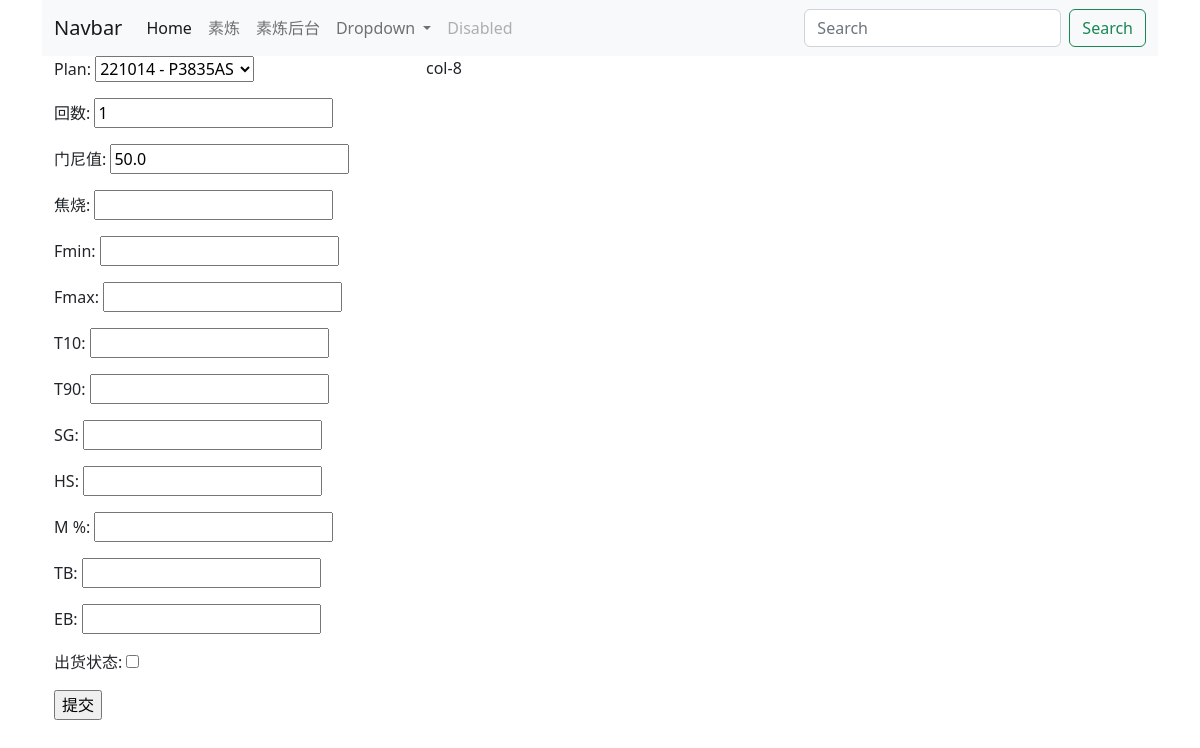
Page /mixb/test/3/1/ on the earlier database version.
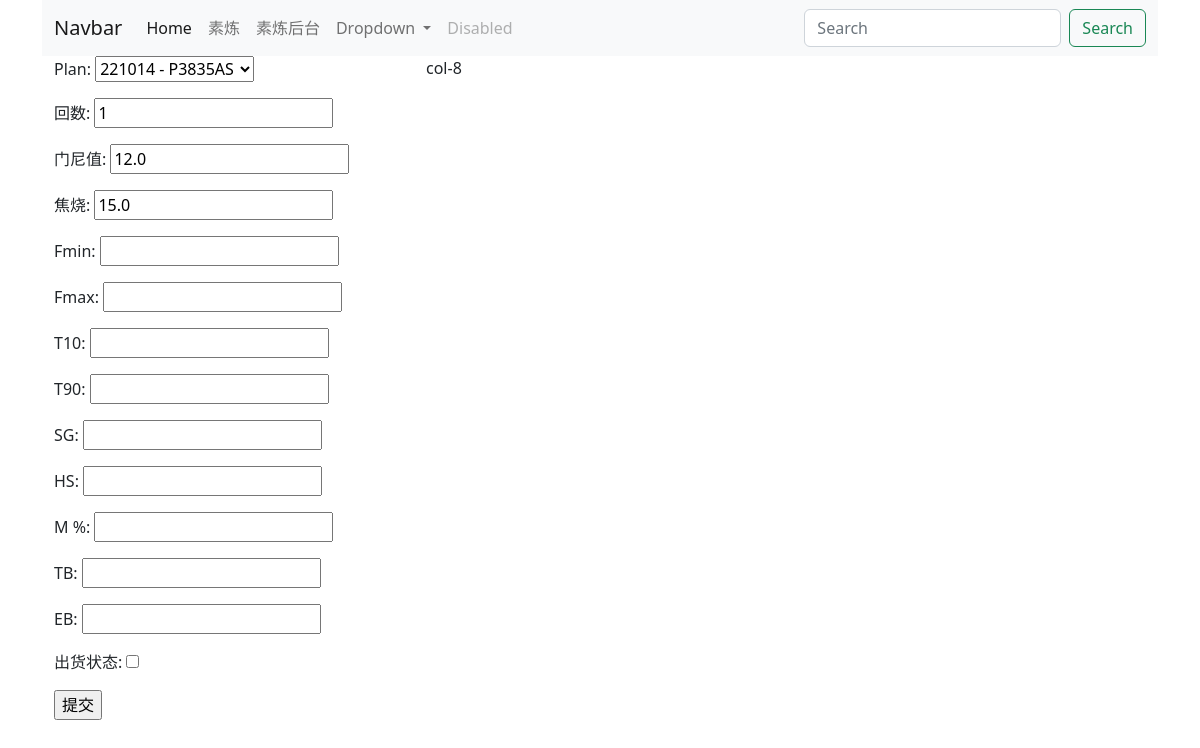
Same page on the later database version.
### mixb/models.py (models this page shows, shortened)
class TestResult(models.Model):
    plan = models.ForeignKey(Schedule, on_delete=models.PROTECT)
    batch = models.IntegerField(null=True, blank=True, verbose_name='回数')
    mv = models.FloatField(null=True, blank=True, verbose_name='门尼值')
    scorch = models.FloatField(null=True, blank=True, verbose_name='焦烧')
    fmin = models.FloatField(null=True, blank=True, verbose_name='Fmin')
    fmax = models.FloatField(null=True, blank=True, verbose_name='Fmax')
    t10 = models.FloatField(null=True, blank=True, verbose_name='T10')
    t90 = models.FloatField(null=True, blank=True, verbose_name='T90')
    sg = models.FloatField(null=True, blank=True, verbose_name='SG')
    hs = models.FloatField(null=True, blank=True, verbose_name='HS')
    m_percent = models.FloatField(null=True, blank=True, verbose_name='M %')
    tb = models.FloatField(null=True, blank=True, verbose_name='TB')
    eb = models.FloatField(null=True, blank=True, verbose_name='EB')
    shipment_status = models.BooleanField(default=False, verbose_name='出货状态')
    class Meta:
        verbose_name = verbose_name_plural = '检查明细'
        ordering = ('batch',)

### mixb/views.py (the view, shortened to what this page needs)
# urls.py: path('test/<int:schedule_id>/<int:batch_no>/', views.test, name='test'),
def test(request, schedule_id, batch_no):
    schedule = get_object_or_404(Schedule, pk=schedule_id)
    try:
        batch_result = TestResult.objects.get(plan=schedule_id, batch=batch_no)
        form = TestForm(initial={'plan': schedule.id, 'batch': batch_no}, instance=batch_result)
        types = 'edit'
    except:
        form = TestForm(request.POST or None, initial={'plan': schedule.id, 'batch': batch_no})
        types = 'create'
    if types == 'edit':
        if request.method == 'POST':
            form = TestForm(request.POST, instance=batch_result)
            if form.is_valid():
                form.save()
                batch_no = int(request.POST['batch'])
                return HttpResponseRedirect(reverse('mixb:test', args=(schedule_id, batch_no+1)))
    context = {
        'form': form,
        'detail': schedule,
    }
    return render(request, 'mixb/test.html', context)

### mixb/forms.py
class TestForm(ModelForm):
    class Meta:
        model = TestResult
        fields = '__all__'

### mixb/models.py (called while the page is built)
    def __str__(self):
        return str(self.lot) + " - " + self.item.name

### mixb/templates/mixb/test.html (shortened to what this page needs)
{% extends 'header.html' %}
{% block content %}
<div class="container">
    <div class="row">
        <div class="col-4">
            <form action="" method="post">
                {{ form.as_p }}
                <input type="submit" value="提交">
            </form>
        </div>
        <div class="col-8">
            col-8
        </div>
    </div>
</div>
{% endblock content %}

Differences in the rows shown:
changed TestResult "221014 - P3835AS": mv "50.0" → "12.0"; scorch (not shown) → "15.0"
